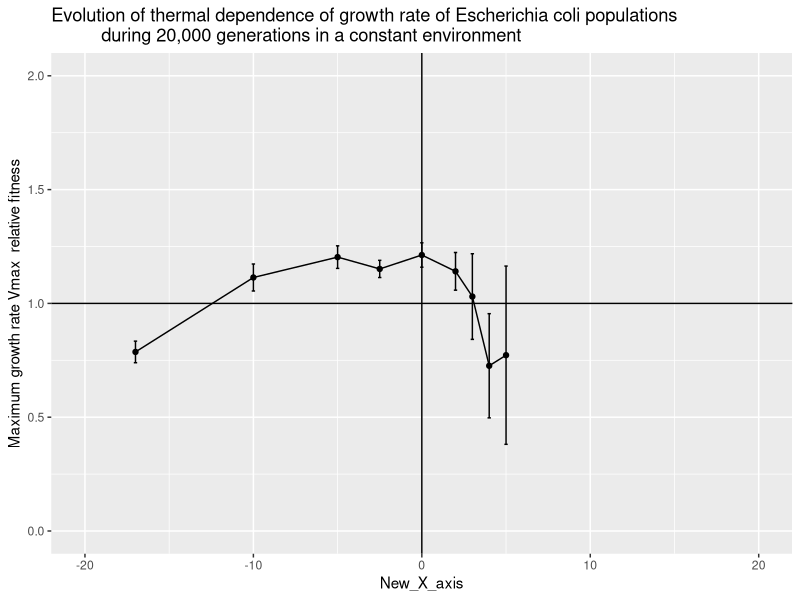

This chart was generated by the following R code:
library(ggplot2)
library(reshape)
library(dplyr)
library(ggpubr)

setwd("/home/sarthak/Documents/2020_04_01_SM_Temperature_niche_review/Graphs_and_R_codes/Multipoint_point_assay_papers/1_data_multipoint_assay")

df<-read.table(file="Cooper_et_al_2001.txt" ,header= TRUE,sep = " ")
m<-1.96
t<-1
calc_SE<- function(x) x/m
df$standard_error<-(calc_SE(df$Confidence_interval))
#Calculating squares of mean and standard errors

df$Error_squared= df$standard_error*df$standard_error

df$Mean_squared=df$Mean_sex_not_considered*df$Mean_sex_not_considered

# Adaptation of phytoplankton to a decade of experimental warming linked to increased photosynthesis	
df0 <- df%>% slice(2:19)
df0$New_X_axis=df0$Assay_temperature-37


Selection_line <- df0 %>%
  filter(Control_or_selection_line== "degrees for 2000 generations")

Control_line <- df0 %>%
  filter(Control_or_selection_line== "Ancestor")


df0 <- left_join(Selection_line,Control_line, by = "New_X_axis", suffix = c(".s", ".c")) %>%
  mutate(Relative_mean = Mean_sex_not_considered.s/Mean_sex_not_considered.c)%>%
  mutate(Combined_Standard_error=Relative_mean*sqrt((Error_squared.s/Mean_squared.s)+(Error_squared.c/Mean_squared.c)))%>%
  mutate(Absolute_combined_error=abs(Combined_Standard_error))%>%
  mutate(Combined_CI = Absolute_combined_error*1.96)
# mutate(Total_error= Error.s + Error.c)


a<- ggplot(df0, aes(x=New_X_axis, y=Relative_mean,fill= )) +
  geom_line() +geom_point()+
  ggtitle("Evolution of thermal dependence of growth rate of Escherichia coli populations 
          during 20,000 generations in a constant environment") +
  ylab("Maximum growth rate Vmax  relative fitness") +
  ylim(0,2)+geom_hline(yintercept=1)+geom_vline(xintercept=0)+xlim(-20, 20)+
  geom_errorbar(aes(ymin=Relative_mean-Combined_CI, ymax=Relative_mean+Combined_CI), width=.2)
#              position=position_dodge(.9) +geom_point()

print(a)



Sel_temp<-df0$Selection_temperature_s
New_X_axis<-df0$New_X_axis
Rel_fitness<-df0$Relative_mean
CI<-df0$Confidence_interval_s
Replicate<-df0$Replicate_s
Paper_id<-replicate(9,"Cooper")

Data_frame_Cooper<-cbind(Paper_id,Sel_temp,New_X_axis,Rel_fitness,CI,Replicate)
write.table(Data_frame_Cooper,file = "Data_frame_Cooper.txt",sep = " ")
